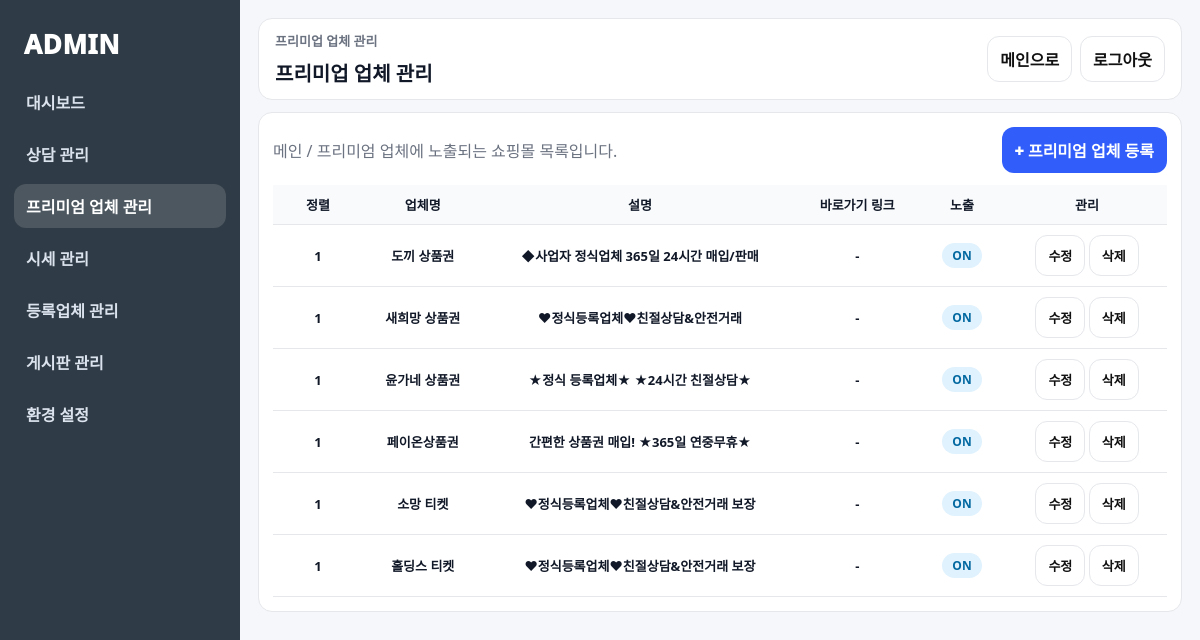
The page /adm/banners/ (signed in) on the database its author committed.
### leads/models.py (models this page shows, shortened)
class MainBannerCard(models.Model):
    title = models.CharField("업체명", max_length=100)
    desc = models.TextField("설명", blank=True)
    extra_desc = models.TextField("부가설명", blank=True)
    link_url = models.URLField("바로가기 링크", blank=True)
    phone = models.CharField("연락처", max_length=30, blank=True)
    business_number = models.CharField("사업자등록번호", max_length=100, blank=True)
    ecommerce_number = models.CharField("통신판매업 신고번호", max_length=100, blank=True)
    agency = models.CharField("등록기관", max_length=100, blank=True)
    office_address = models.CharField("영업소", max_length=200, blank=True)
    is_active = models.BooleanField("노출 여부", default=True)
    sort = models.IntegerField("정렬 순서", default=1)

### leads/views.py (the view)
# urls.py: path("adm/banners/", views.adm_banner_list, name="adm_banner_list"),
@login_required
def adm_banner_list(request: HttpRequest) -> HttpResponse:
    banners = MainBannerCard.objects.all().order_by("sort")
    return render(request, "adm/banner_list.html", {
        "banners": banners,
        "active_menu": "banners",
        "page_title": "프리미엄 업체 관리",
    })

### leads/context_processors.py (called while the page is built)
def side_company_box(request):
    if not request.user.is_authenticated:
        return {
            "side_favorites": [],
            "side_recent_companies": [],
        }
    favorites = (
        FavoriteCompany.objects
        .filter(user=request.user)
        .select_related("company")
        .order_by("-created_at")[:5]
    )
    recent = (
        RecentView.objects
        .filter(user=request.user)
        .select_related("company")
        .order_by("-viewed_at")[:5]
    )
    return {
        "side_favorites": favorites,
        "side_recent_companies": recent,
    }

def visitor_count(request):
    today = timezone.now().date()
    today_obj = VisitorCount.objects.filter(date=today).first()
    today_count = today_obj.count if today_obj else 0
    total_count = VisitorCount.objects.aggregate(total=Sum("count"))["total"] or 0
    return{
        'today_visitors':today_count,
        'total_visitors':total_count,
    }

### templates/adm/banner_list.html (shortened to what this page needs)
{% extends "adm/base.html" %}
{% block breadcrumbs %}프리미업 업체 관리{% endblock %}
{% block page_title %}프리미업 업체 관리{% endblock %}
{% block content %}
<div class="cardx">
  <div class="toolbarx" style="display:flex; align-items:center; gap:10px; margin-bottom:12px;">
    <div class="muted">메인 / 프리미엄 업체에 노출되는 쇼핑몰 목록입니다.</div>
    <a class="btnx primary" href="{% url 'adm_banner_create' %}">+ 프리미엄 업체 등록</a>
  </div>
  <div class="tablewrap">
    <table class="tablex">
      <thead>
        <tr>
          <th style="width:90px;">정렬</th>
          <th>업체명</th>
          <th>설명</th>
          <th>바로가기 링크</th>
          <th style="width:90px; text-align:center;">노출</th>
          <th style="width:160px; text-align:center;">관리</th>
        </tr>
    </thead>
      <tbody>
        {% for b in banners %}
        <tr>
          <td>{{ b.sort }}</td>
          <td>{{ b.title }}</td>
          <td>{{ b.desc|default:"-" }}</td>
          <td>{{ b.link_url|default:"-" }}</td>
          <td style="text-align:center;">
            {% if b.is_active %}
              <span class="badgex done">ON</span>
            {% else %}
              <span class="badgex cancel">OFF</span>
            {% endif %}
          </td>
          <td style="text-align:center;">
            <a class="btnx" href="{% url 'adm_banner_update' b.id %}">수정</a>
            <a class="btnx danger" href="{% url 'adm_banner_delete' b.id %}">삭제</a>
          </td>
        </tr>
        {% empty %}
        <tr>
          <td colspan="6" class="muted" style="text-align:center; padding:20px;">
            등록된 프리미엄 업체가 없습니다.
          </td>
        </tr>
        {% endfor %}
      </tbody>
    </table>
  </div>
</div>
{% endblock %}

### static/adm/css/adm.css (style rules this page uses)
:root { --bg:#f5f7fb; --card:#ffffff; --line:#e5e7eb; --text:#111827; --muted:#6b7280; --sidebar:#2f3b46; --blue:#315efb; }
* { box-sizing:border-box; }
body { margin:0; font-family:system-ui,-apple-system,"Segoe UI",Roboto,"Noto Sans KR",sans-serif; color:var(--text); background:var(--bg); }
.tablex { width:100%; border-collapse:collapse; }
.tablex th,.tablex td { padding:11px 12px; border-bottom:1px solid var(--line); text-align:center; font-weight:800; font-size:13px; }
.tablex th,.tablex td { padding:10px 12px; border-bottom:1px solid var(--line); }
.tablex thead th { background:#f8fafc; font-weight:900; }
.tablewrap { overflow:auto; }
.muted { color:#6b7280; }
.badgex { display:inline-block; padding:4px 10px; border-radius:999px; font-weight:900; font-size:12px; }
.badgex.done { background:#e0f2fe; color:#0369a1; }
.btnx { display:inline-flex; align-items:center; justify-content:center; padding:10px 12px; border-radius:12px; border:1px solid var(--line); background:#fff; text-decoration:none; font-weight:1000; color:#111; cursor:pointer; }
.btnx.primary { background:var(--blue); color:#fff; border-color:transparent; }
.cardx { background:var(--card); border:1px solid var(--line); border-radius:14px; padding:14px; }

### rows shown on the page
MainBannerCard: sort "1", title "도끼 상품권", desc "◆사업자 정식업체 365일 24시간 매입/판매", link_url "-", is_active "ON"
MainBannerCard: sort "1", title "새희망 상품권", desc "♥정식등록업체♥친절상담&안전거래", link_url "-", is_active "ON"
MainBannerCard: sort "1", title "윤가네 상품권", desc "★정식 등록업체★ ★24시간 친절상담★", link_url "-", is_active "ON"
MainBannerCard: sort "1", title "페이온상품권", desc "간편한 상품권 매입! ★365일 연중무휴★", link_url "-", is_active "ON"
MainBannerCard: sort "1", title "소망 티켓", desc "♥정식등록업체♥친절상담&안전거래 보장", link_url "-", is_active "ON"
MainBannerCard: sort "1", title "홀딩스 티켓", desc "♥정식등록업체♥친절상담&안전거래 보장", link_url "-", is_active "ON"
